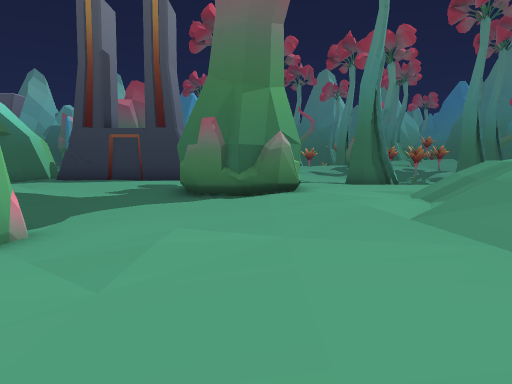
view 1 (above)

24 first-person views from a walk through a 3-D level made in the Unity game engine. The camera is 1.3 m above the floor, tilts 4° down and sees 70° across. The floor is counted in squares, 2 m on a side. Each view is taken from the middle of a square. On the plan, view 1 faces up. The plan holds only what a view shows up to about 11 squares ahead; the rest is blank. The place goes on beyond the plan. The player is left out.

view 2
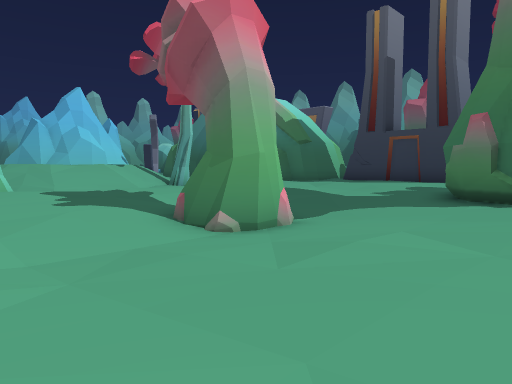

view 3
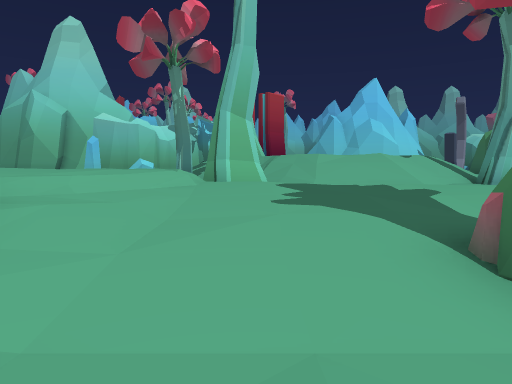

view 4
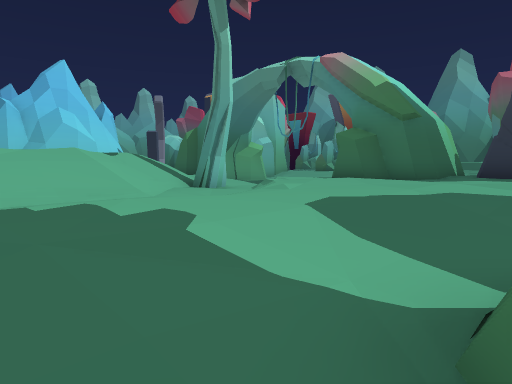

view 5
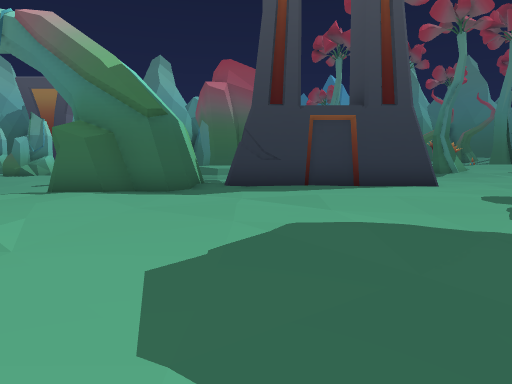

view 6
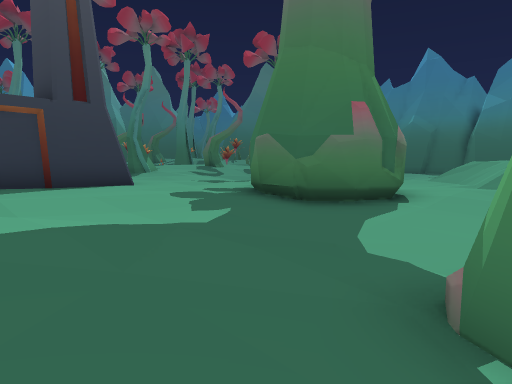

view 7
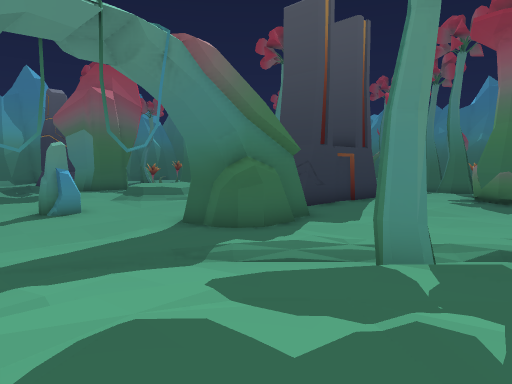

view 8
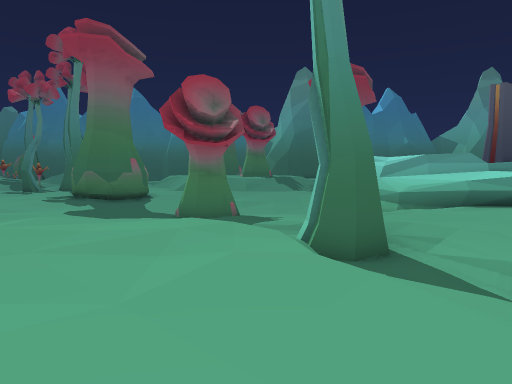

view 9
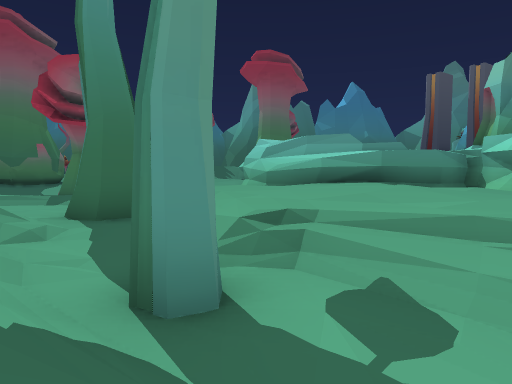

view 10
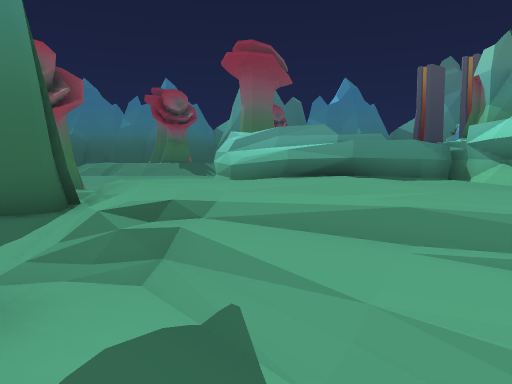

view 11
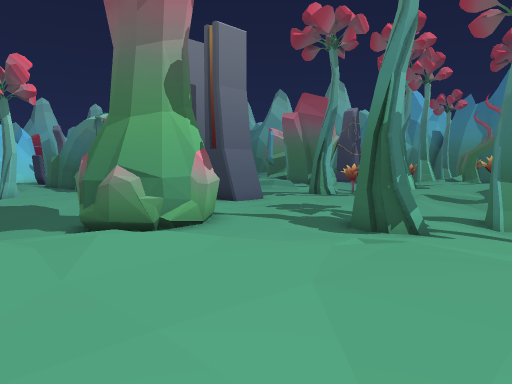

view 12
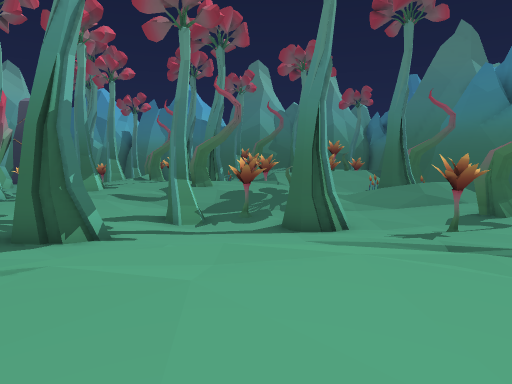

view 13
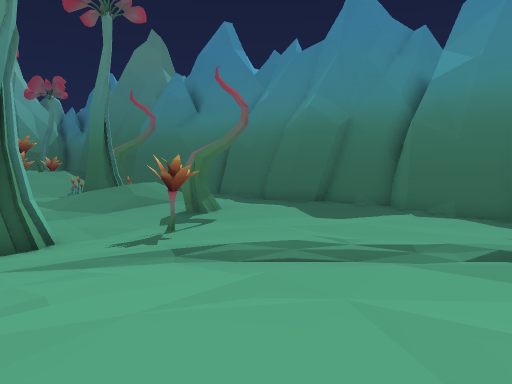

view 14
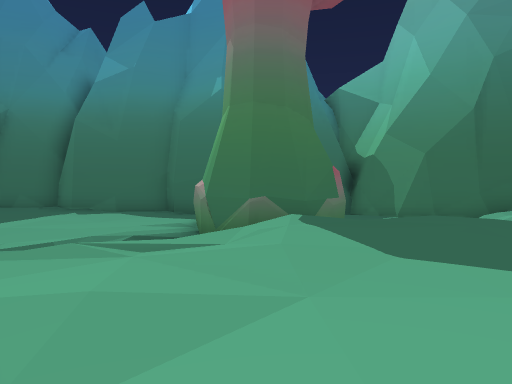

view 15
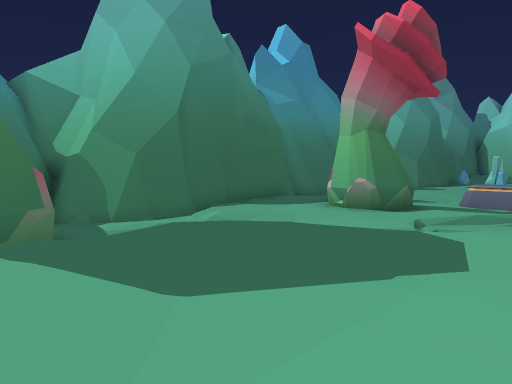

view 16
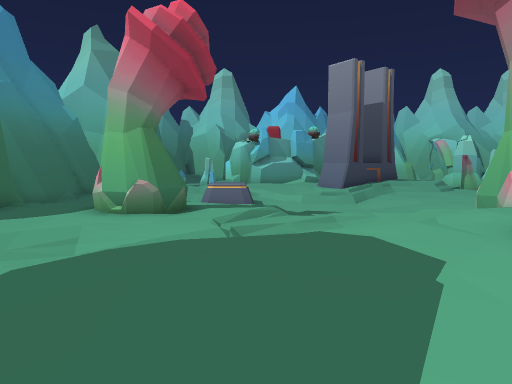

view 17
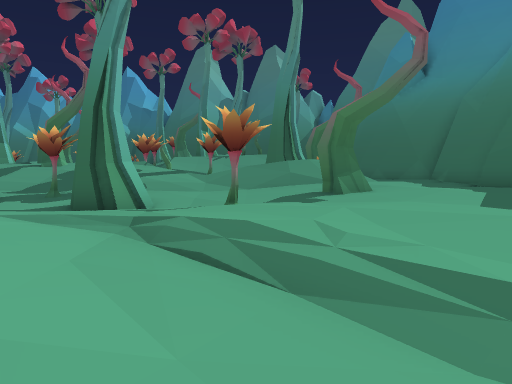

view 18
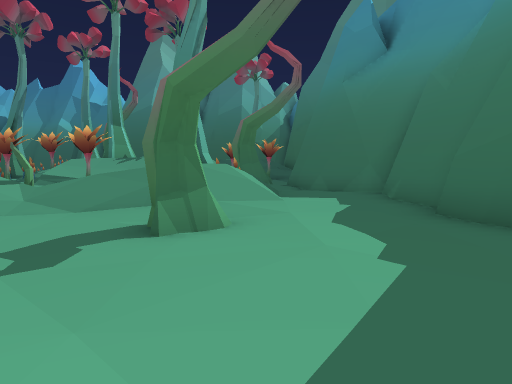

view 19
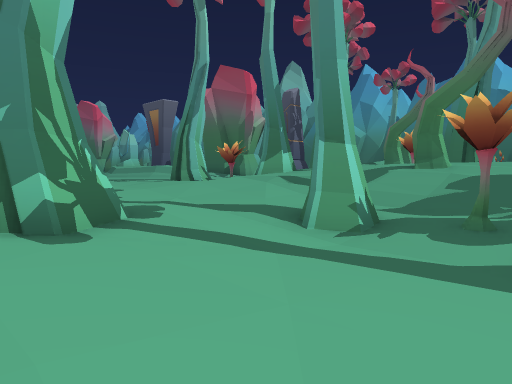

view 20
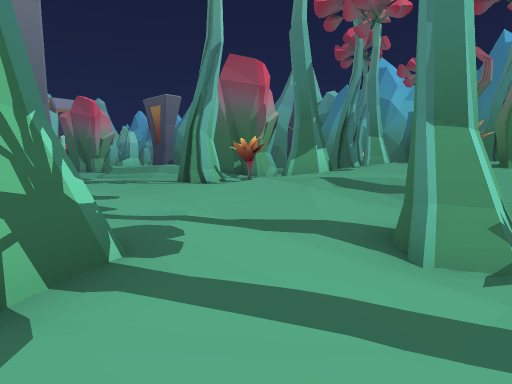

view 21
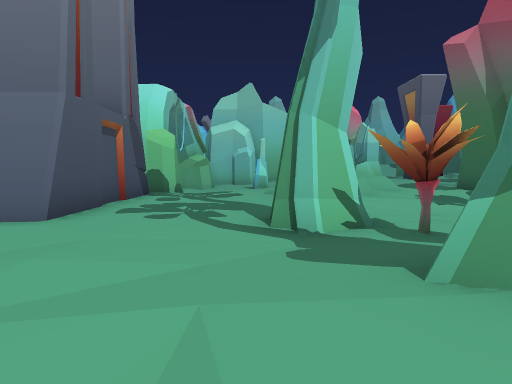

view 22
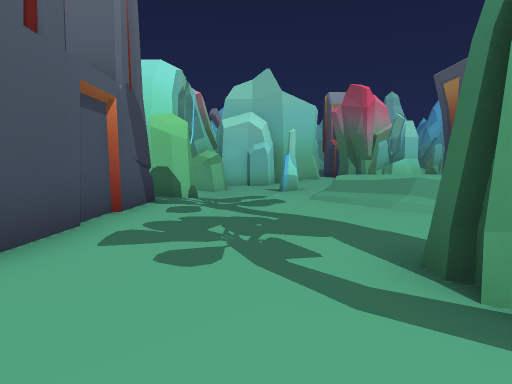

view 23
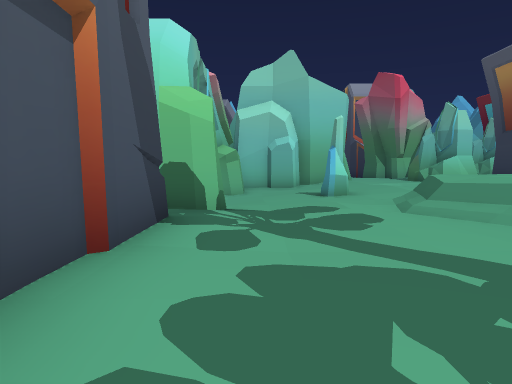

view 24
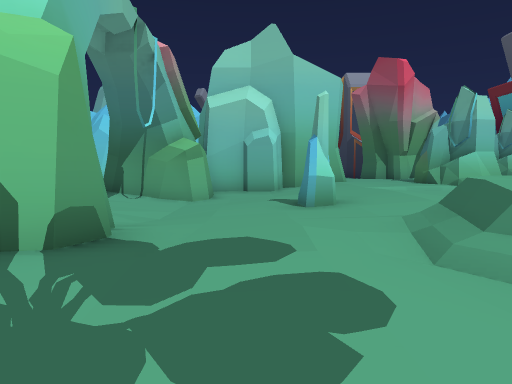

### Floor plan
Key: @ floor where view 1 was taken; # wall or solid block; . main floor; : floor 0.25 m higher than the main floor; - floor 0.25 m lower than the main floor; + floor 0.5 m higher than the main floor; _ floor 0.5 m lower than the main floor; * floor 0.75 m higher than the main floor; < floor 0.75 m lower than the main floor; % floor 1 m higher than the main floor; ( floor 1 m lower than the main floor; & floor 1.25 m higher than the main floor; / step, stairs or slope; = window, fence, low wall or low ledge; ^ raised ledge; T tree; R rock; P plant; O other object.
Columns run from 17 left of view 1 to 21 right of it. Each row starts with its distance up from view 1.
 22    =.   ^ ^^:--.   %%%%%& #OP   TO.##
 21  ..... ^^^^^/...P:T***%#%  =     ...#
 20  ------=^^/...TT.:T+++/+*+ +=/   /..#
 19 __--R--...........:+////// ///////..#
 18 <<____--..........::.-___P ____--...#
 17 <<<<<__--..-......:.--_T<<TT<<__#-..#
 16 (((((<###.##.##.....-_<(((#T((<_-...#
 15 <<<<<<###.#####....---_<<<<<<<<_-...
 14 <<___-###...........-T___<<___P--...
 13  ___--###...........-#T--____---.....
 12  --_/-...............-------_/-......
 11  .-__...........##.....   .-__......#
 10     _/......---####....     -_/.....#
  9 // /TT/....---_####...  ///  __/....#
  8 &&&//__-..--____##....//&&&&/ __-..-#
  7 &&&///__..-__<<__-..///&&&&&/   ##
  6     ///_/--_<((<_--./&&&&&&&&/ /#
  5   &&&//__.-<##(<_-../&&&&&&&&& /#
  4  &&&&//__.-_##(<_-.//     &&&&   -.
  3 &&&&///_-.-_<((<_-./      &&&/   -.-_##
  2  &/ //TT/.-_<((<_-./      &/     /./##
  1   //__#T/--_<((<_-.     &&/    --/-##
  0  //__//++/--_< __@-     &/   _//++/#
 -1 //TT+++:+://#               _+++:+:#
 -2  --/+++++:/##         #    -/+++++:#
 -3   ./+:++++##          #  _/./+##+++#
 -4    ::+++++##             ../::#  ++#
 -5      :::+/#              -- :::    #

Positions as (right, up) in squares from view 1, and headings:
1: (0, 0), facing up
2: (1, 0), facing up-left
3: (-2, 2), facing left
4: (-5, 3), facing up-left
5: (-7, 5), facing up
6: (-7, 5), facing up-right
7: (-17, 7), facing up-right
8: (-17, 3), facing right
9: (-17, -1), facing right
10: (-16, -2), facing right
11: (8, 5), facing up-left
12: (8, 6), facing up
13: (8, 7), facing up-right
14: (8, 6), facing right
15: (9, 6), facing down-right
16: (11, 6), facing down
17: (13, 8), facing up
18: (16, 12), facing up
19: (9, 12), facing up-left
20: (7, 13), facing up-left
21: (3, 19), facing left
22: (0, 18), facing left
23: (-3, 17), facing left
24: (-6, 18), facing left
